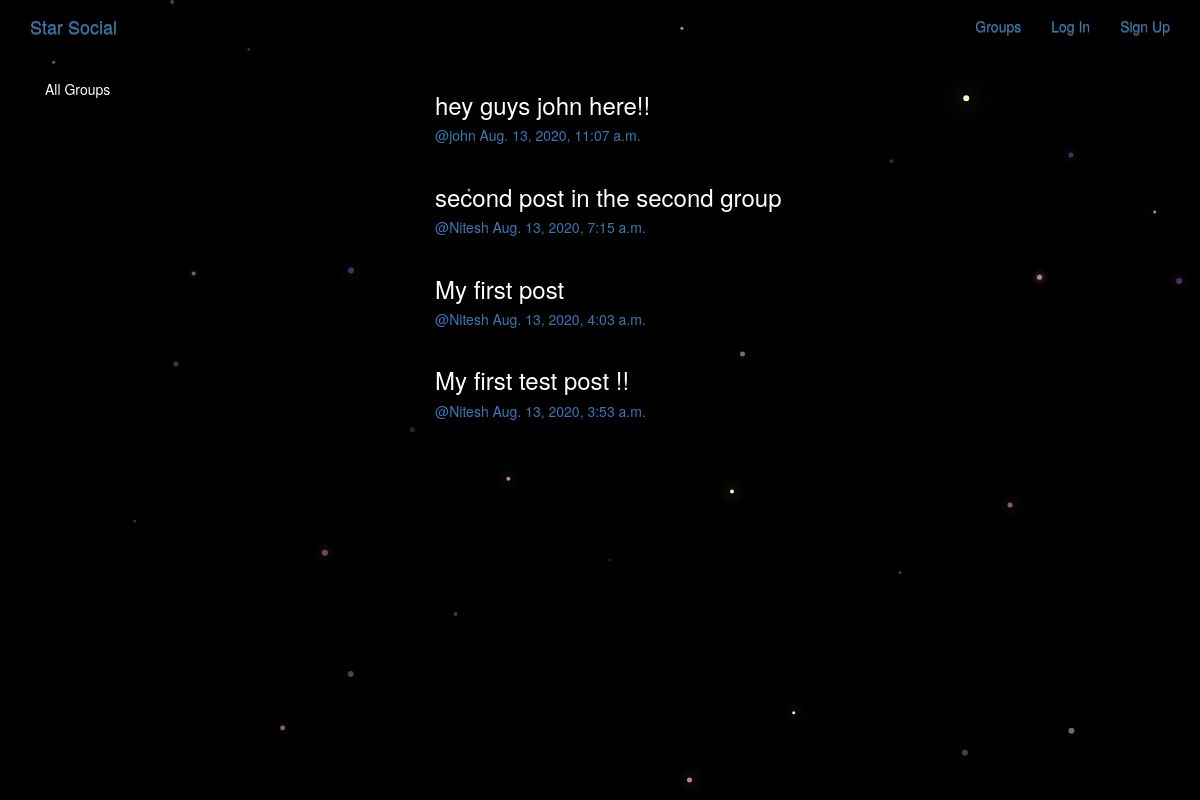
/posts/, run on the app's committed database.
### posts/models.py (models this page shows, shortened)
class Post(models.Model):
    user = models.ForeignKey(User,related_name = 'posts',on_delete = models.CASCADE)
    created_at = models.DateTimeField(auto_now=True)
    message = models.TextField()
    message_html = models.TextField(editable=False)
    group = models.ForeignKey(Group,related_name='posts', null = True, blank=True,on_delete = models.CASCADE)
    class Meta:
        ordering = ['-created_at']
        unique_together = ['user','message']  #every message is linked to the user

### posts/views.py (the view)
# urls.py: path('',views.PostList.as_view(),name="all"),
class PostList(SelectRelatedMixin,generic.ListView):
    model = models.Post
    select_related = ('user','group')

### posts/templates/posts/post_list.html (shortened to what this page needs)
{% extends "posts/post_base.html" %}
{% block pre_post %}
<div class="col-md-4">
    <div class="card card-with-shadow">
      <div class="content">
        <h5 class="title">All Groups</h5>
      </div>
   </div>
</div>
{% endblock %}
{% block post_content %}
  <div class="col-md-8">
    {% for post in post_list %}
      {% include "posts/_post.html" %}
    {% endfor %}
  </div>
{% endblock %}

### posts/templates/posts/_post.html (shortened to what this page needs)
<div class="post media">
  <h3>{{post.message_html|safe}}</h3>
  <div class="media-body">
    <h5 class="media-heading">
    <span class="username">
      <a href="{% url 'posts:for_user' username=post.user.username %}">@{{post.user.username}}</a>
    </span>
    <time class="time">
      <a href="{% url 'posts:single' username=post.user.username pk=post.pk %}">
        {{post.created_at}}
      </a>
    </time>
    </h5>
  </div>
</div>

### static/simplesocial/css/master.css (style rules this page uses)
body { margin: 0; overflow: hidden; background-color: black; color:white; }

### data on the page
Post: message_html "hey guys john here!!", user.username "john", created_at "Aug. 13, 2020, 11:07 a.m."
Post: message_html "second post in the second group", user.username "Nitesh", created_at "Aug. 13, 2020, 7:15 a.m."
Post: message_html "My first post", user.username "Nitesh", created_at "Aug. 13, 2020, 4:03 a.m."
Post: message_html "My first test post !!", user.username "Nitesh", created_at "Aug. 13, 2020, 3:53 a.m."
